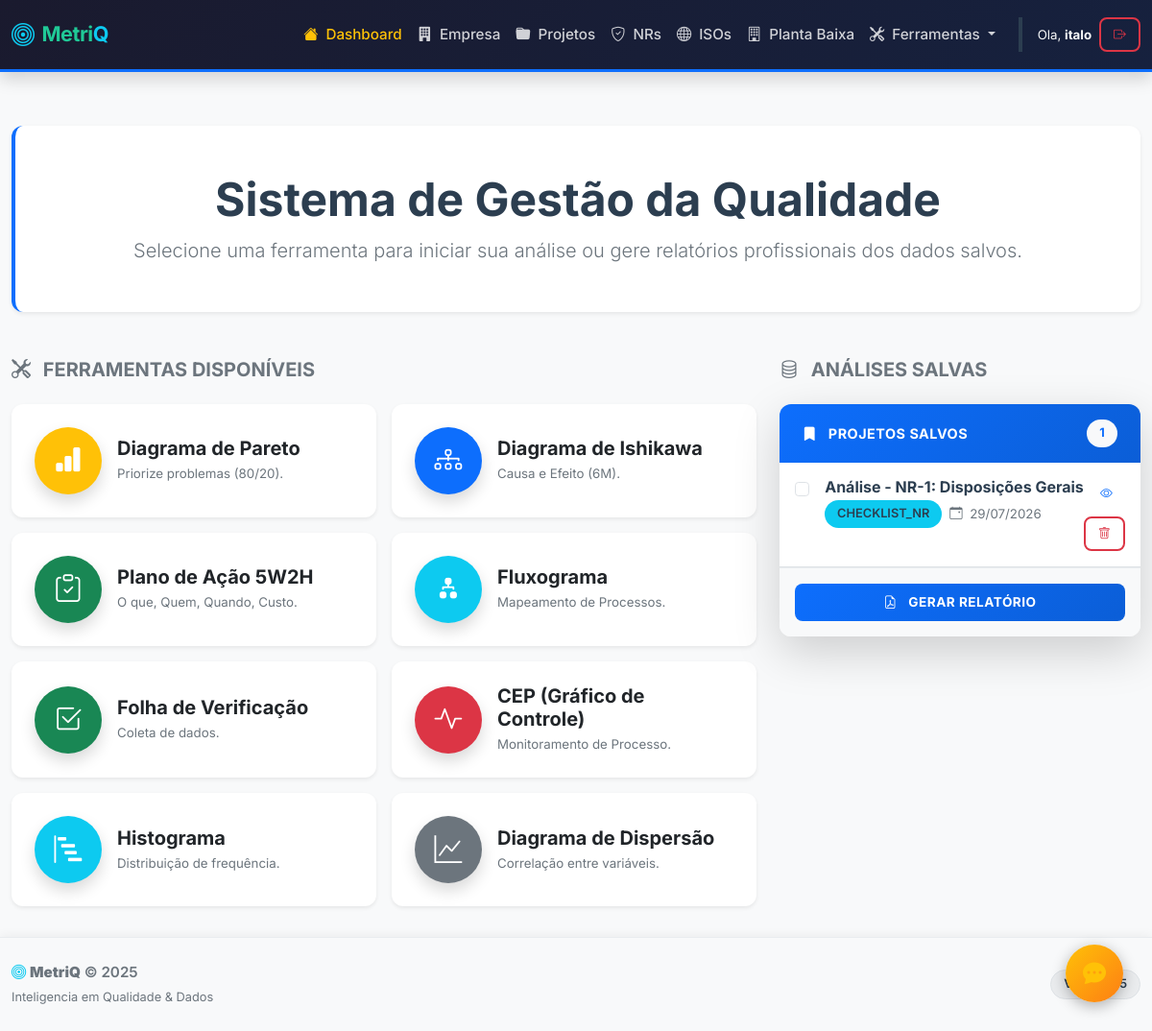
Page / (signed in) on the earlier database version.
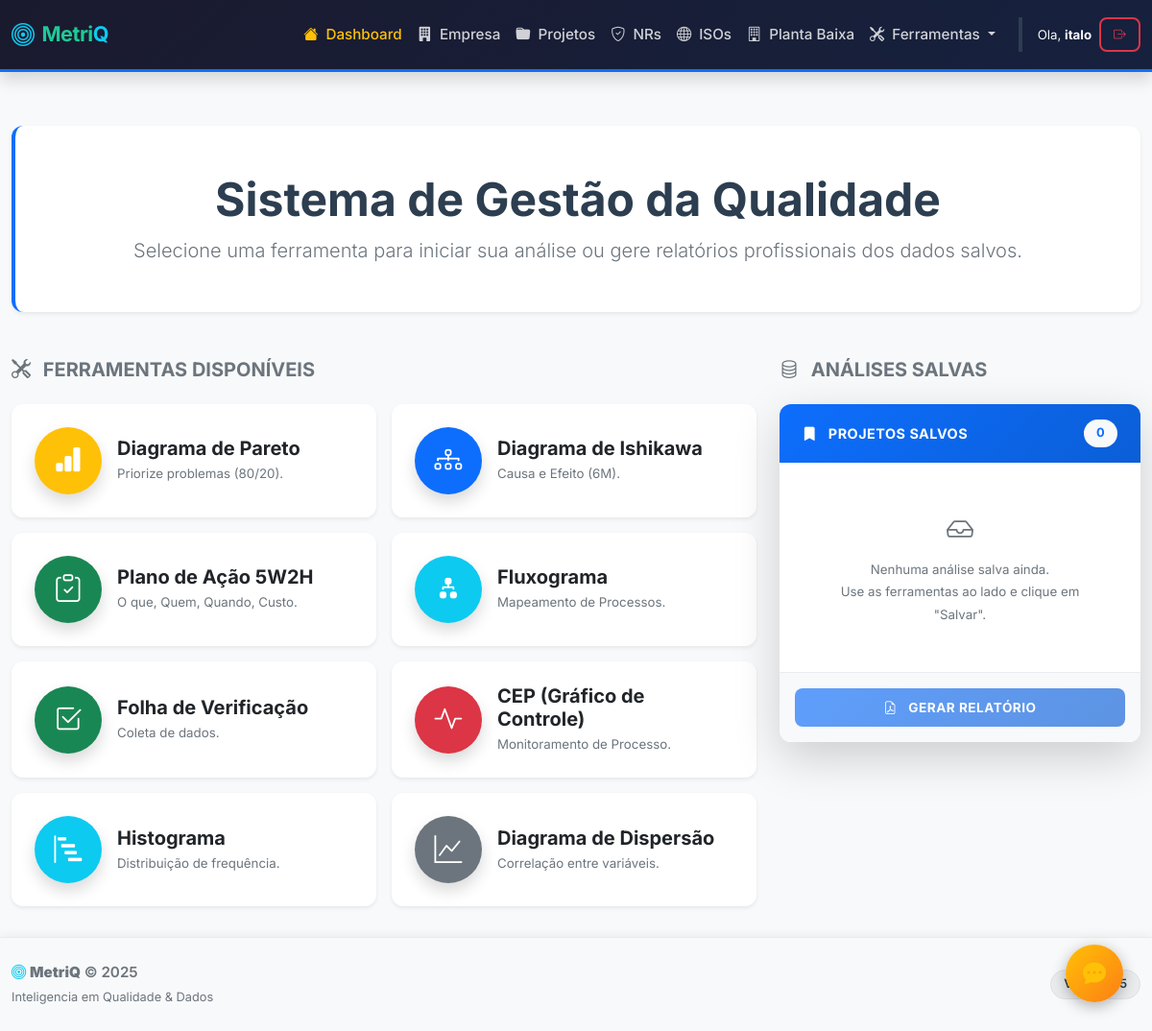
Same page on the later database version.
### qualidade_flask/models.py (models this page shows, shortened)
class Analise(db.Model):
    id = db.Column(db.Integer, primary_key=True)
    tipo = db.Column(db.String(50))
    titulo = db.Column(db.String(100))
    dados = db.Column(db.JSON)
    data_criacao = db.Column(db.DateTime, default=datetime.now)
    user_id = db.Column(db.Integer, db.ForeignKey('user.id'), nullable=False)

### qualidade_flask/blueprints/main.py (the view)
@main.route('/')
@login_required
def index():
    analises = Analise.query.filter_by(user_id=current_user.id).order_by(Analise.data_criacao.desc()).all()
    ferramentas = [
        {'slug': 'pareto', 'nome': 'Diagrama de Pareto', 'desc': 'Priorize problemas (80/20).', 'icon': 'bi-bar-chart-fill', 'cor': 'warning'},
        {'slug': 'ishikawa', 'nome': 'Diagrama de Ishikawa', 'desc': 'Causa e Efeito (6M).', 'icon': 'bi-diagram-3', 'cor': 'primary'},
        {'slug': '5w2h', 'nome': 'Plano de Ação 5W2H', 'desc': 'O que, Quem, Quando, Custo.', 'icon': 'bi-clipboard-check', 'cor': 'success'},
        {'slug': 'fluxograma', 'nome': 'Fluxograma', 'desc': 'Mapeamento de Processos.', 'icon': 'bi-diagram-2-fill', 'cor': 'info'},
        {'slug': 'folha_verificacao', 'nome': 'Folha de Verificação', 'desc': 'Coleta de dados.', 'icon': 'bi-check2-square', 'cor': 'success'},
        {'slug': 'cep', 'nome': 'CEP (Gráfico de Controle)', 'desc': 'Monitoramento de Processo.', 'icon': 'bi-activity', 'cor': 'danger'},
        {'slug': 'histograma', 'nome': 'Histograma', 'desc': 'Distribuição de frequência.', 'icon': 'bi-bar-chart-steps', 'cor': 'info'},
        {'slug': 'dispersao', 'nome': 'Diagrama de Dispersão', 'desc': 'Correlação entre variáveis.', 'icon': 'bi-graph-up', 'cor': 'secondary'}
    ]
    return render_template('index.html', ferramentas=ferramentas, analises=analises, user=current_user)

### qualidade_flask/templates/index.html (shortened to what the changed rows need)
{% extends 'base.html' %}
{% block content %}
<div class="row mb-5">
    <div class="col-12">
        <div class="card border-0 shadow-sm bg-white border-start border-5 border-primary">
            <div class="card-body py-5 text-center">
                <h1 class="display-5 fw-bold text-dark mb-2">
                    Sistema de Gestão da Qualidade
                </h1>
            </div>
        </div>
    </div>
</div>
<div class="row g-4">
    <div class="col-lg-8 order-lg-1">
        <div class="row g-3">
            {% for item in ferramentas %}
            <div class="col-md-6">
                <div class="card h-100 border-0 shadow-sm tool-card">
                    <div class="card-body d-flex align-items-center gap-3">
                        <div class="rounded-circle bg-{{ item.cor }} text-white d-flex align-items-center justify-content-center flex-shrink-0" style="width: 70px; height: 70px; font-size: 1.8rem;">
                            <i class="bi {{ item.icon }}"></i>
                        </div>
                        <div class="flex-grow-1">
                            <h5 class="card-title fw-bold mb-1">{{ item.nome }}</h5>
                            <p class="card-text text-muted small mb-0">{{ item.desc }}</p>
                        </div>
                    </div>
                </div>
            </div>
            {% endfor %}
        </div>
    </div>
    <div class="col-lg-4 order-lg-2">
        <div class="card shadow-lg border-0 ">
            <div class="card-header bg-primary text-white d-flex justify-content-between align-items-center">
                <span class="fw-bold">
                    <i class="bi bi-bookmark-fill me-2"></i> Projetos Salvos
                </span>
                <span class="badge bg-light text-primary fw-bold">{{ analises|length }}</span>
            </div>
            <div class="card-body p-0">
                <form action="/relatorio" method="POST" target="_blank" id="formRelatorio">
                    <div class="list-group list-group-flush" style="max-height: 500px; overflow-y: auto;">
                        {% if analises %}
                            {% for item in analises %}
                            <label class="list-group-item list-group-item-action d-flex gap-3 align-items-start py-3 px-3 border-bottom">
                                <input class="form-check-input flex-shrink-0 mt-1" type="checkbox" name="analise_id" value="{{ item.id }}">
                                <div class="d-flex w-100 justify-content-between align-items-start">
                                    <div class="flex-grow-1">
                                        <h6 class="mb-1 fw-bold text-dark">{{ item.titulo }}</h6>
                                        <div class="d-flex gap-2 align-items-center">
                                            <span class="badge bg-info text-dark small">{{ item.tipo|upper }}</span>
                                            <small class="text-muted">
                                                <i class="bi bi-calendar-event me-1"></i>
                                                {{ item.data_criacao.strftime('%d/%m/%Y') }}
                                            </small>
                                        </div>
                                    </div>
                                    <div class="d-flex flex-column align-items-end gap-2">
                                        <a href="{{ url_for('main.visualizar', id=item.id) }}" class="btn btn-sm btn-outline-primary" title="Visualizar análise" target="_blank">
                                            <i class="bi bi-eye"></i>
                                        </a>
                                        <button type="button" class="btn btn-sm btn-outline-danger"
                                                data-id="{{ item.id }}"
                                                onclick="deletarAnalise(this, event)"
                                                title="Excluir análise">
                                            <i class="bi bi-trash"></i>
                                        </button>
                                    </div>
                                </div>
                            </label>
                            {% endfor %}
                        {% else %}
                            <div class="p-5 text-center text-muted">
                                <i class="bi bi-inbox fs-3 mb-2 d-block"></i>
                                <p class="small mb-0">Nenhuma análise salva ainda.</p>
                                <small>Use as ferramentas ao lado e clique em "Salvar".</small>
                            </div>
                        {% endif %}
                    </div>
                </form>
            </div>
        </div>
    </div>
</div>
{% endblock %}

Differences in the rows shown:
removed Analise: titulo "Análise - NR-1: Disposições Gerais", tipo "CHECKLIST_NR", data_criacao "29/07/2026"
Other differences:
{{ analises|length }}: "1" → "0"
text now shown: "Nenhuma análise salva ainda. Use as ferramentas ao lado e clique em \"Salvar\"."
